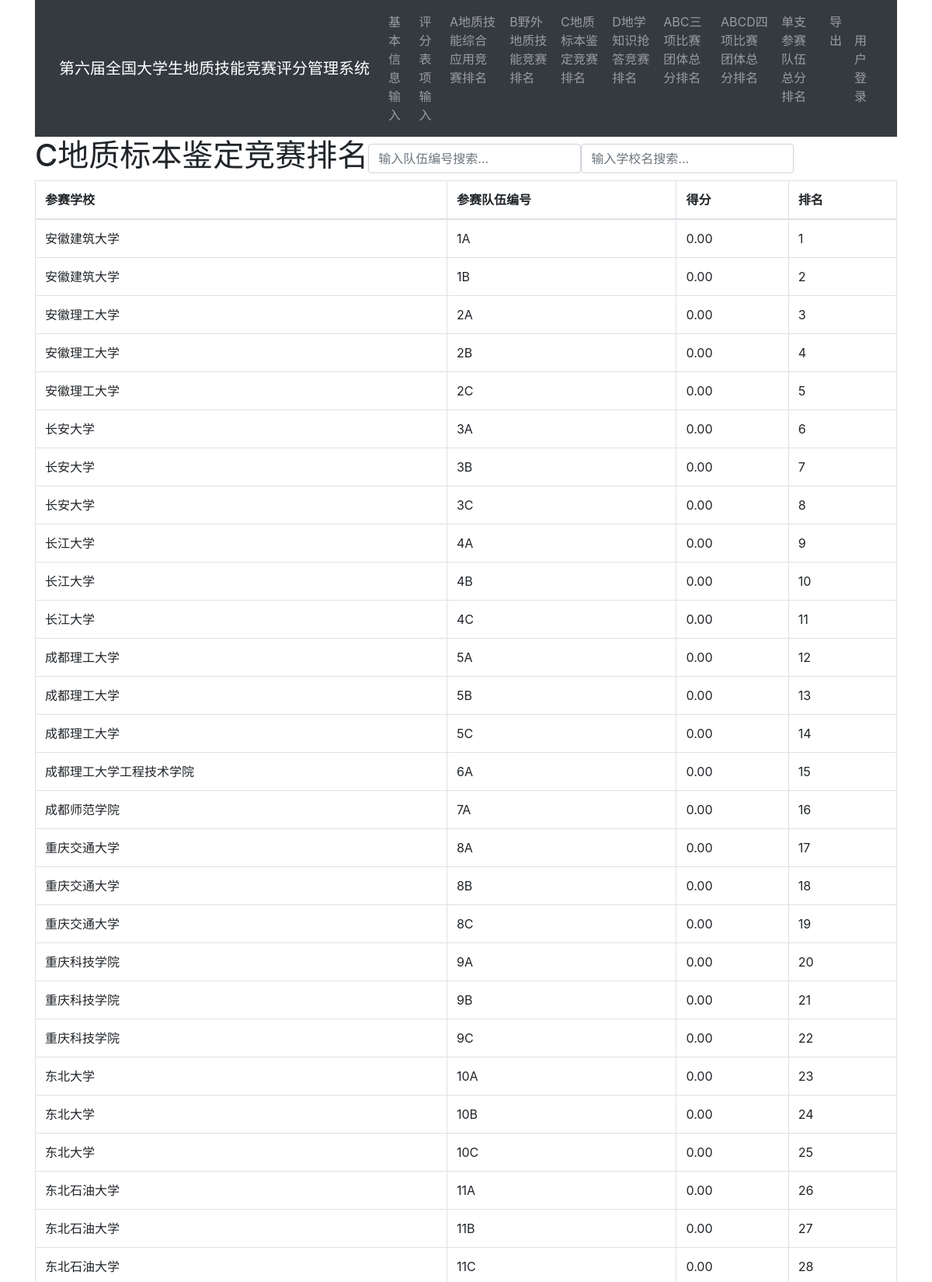
/third (upper part), run on the app's committed database.
### flask_app.py (models this page shows)
class Team(db.Model):
    id=db.Column(db.String(10),primary_key=True)#编号
    name1=db.Column(db.String(100))#三个队员
    name2=db.Column(db.String(100))
    name3=db.Column(db.String(100))
    teacher=db.Column(db.String(100))#指导教师
    school=db.Column(db.String(100))#所在学校
    schoolid=db.Column(db.Integer,db.ForeignKey('school.id'))
    address=db.Column(db.String(100))#联系方式？
    score1=db.Column(db.Float)#四项得分
    score2=db.Column(db.Float)
    score3=db.Column(db.Float)
    score4=db.Column(db.Float)
    score=db.Column(db.Float)#总分？

### views.py (the view)
@app.route('/third')
def thirditem():
    stu=Team.query.order_by(Team.score3.desc()).all()
    return render_template('rank3.html',student=stu)

### templates/rank3.html (shortened to what this page needs)
{% extends 'base.html' %}
{% block content %}
<form class="form-inline">
    <label><h1>C地质标本鉴定竞赛排名</h1></label>
    <input type="text" id="myInput1" onkeyup="myFunction(1)" placeholder="输入队伍编号搜索..."  class="form-control">
    <input type="text" id="myInput0" onkeyup="myFunction(0)" placeholder="输入学校名搜索..."  class="form-control">
<table class="table table-bordered" id="table">
    <thead>
        <th>参赛学校</th>
        <th>参赛队伍编号</th>
        <th>得分</th>
        <th>排名</th>
    </thead>
    <tbody>
        {% for stu in student %}
        <tr>
            <td>{{ stu.school }}</td>
            <td>{{ stu.id }}</td>
            <td>{{ '%0.2f'| format(stu.score3|float) }}</td>
            <td>{{ loop.index }}</td>
        </tr>
        {% endfor %}
    </tbody>
</table>
{% endblock %}

### static/style.css (style rules this page uses)
html { overflow-y: scroll; }
:root { overflow-y: auto; overflow-x: hidden; }
:root body { position: absolute; }
body { width: 100vw; overflow: hidden; }

### data on the page
Team: school "安徽建筑大学", id "1A", score3 "0.00"
Team: school "安徽建筑大学", id "1B", score3 "0.00"
Team: school "安徽理工大学", id "2A", score3 "0.00"
Team: school "安徽理工大学", id "2B", score3 "0.00"
Team: school "安徽理工大学", id "2C", score3 "0.00"
Team: school "长安大学", id "3A", score3 "0.00"
Team: school "长安大学", id "3B", score3 "0.00"
Team: school "长安大学", id "3C", score3 "0.00"
Team: school "长江大学", id "4A", score3 "0.00"
Team: school "长江大学", id "4B", score3 "0.00"
Team: school "长江大学", id "4C", score3 "0.00"
Team: school "成都理工大学", id "5A", score3 "0.00"
Team: school "成都理工大学", id "5B", score3 "0.00"
Team: school "成都理工大学", id "5C", score3 "0.00"
Team: school "成都理工大学工程技术学院", id "6A", score3 "0.00"
Team: school "成都师范学院", id "7A", score3 "0.00"
Team: school "重庆交通大学", id "8A", score3 "0.00"
Team: school "重庆交通大学", id "8B", score3 "0.00"
Team: school "重庆交通大学", id "8C", score3 "0.00"
Team: school "重庆科技学院", id "9A", score3 "0.00"
Team: school "重庆科技学院", id "9B", score3 "0.00"
Team: school "重庆科技学院", id "9C", score3 "0.00"
Team: school "东北大学", id "10A", score3 "0.00"
Team: school "东北大学", id "10B", score3 "0.00"
Team: school "东北大学", id "10C", score3 "0.00"
Team: school "东北石油大学", id "11A", score3 "0.00"
Team: school "东北石油大学", id "11B", score3 "0.00"
Team: school "东北石油大学", id "11C", score3 "0.00"
